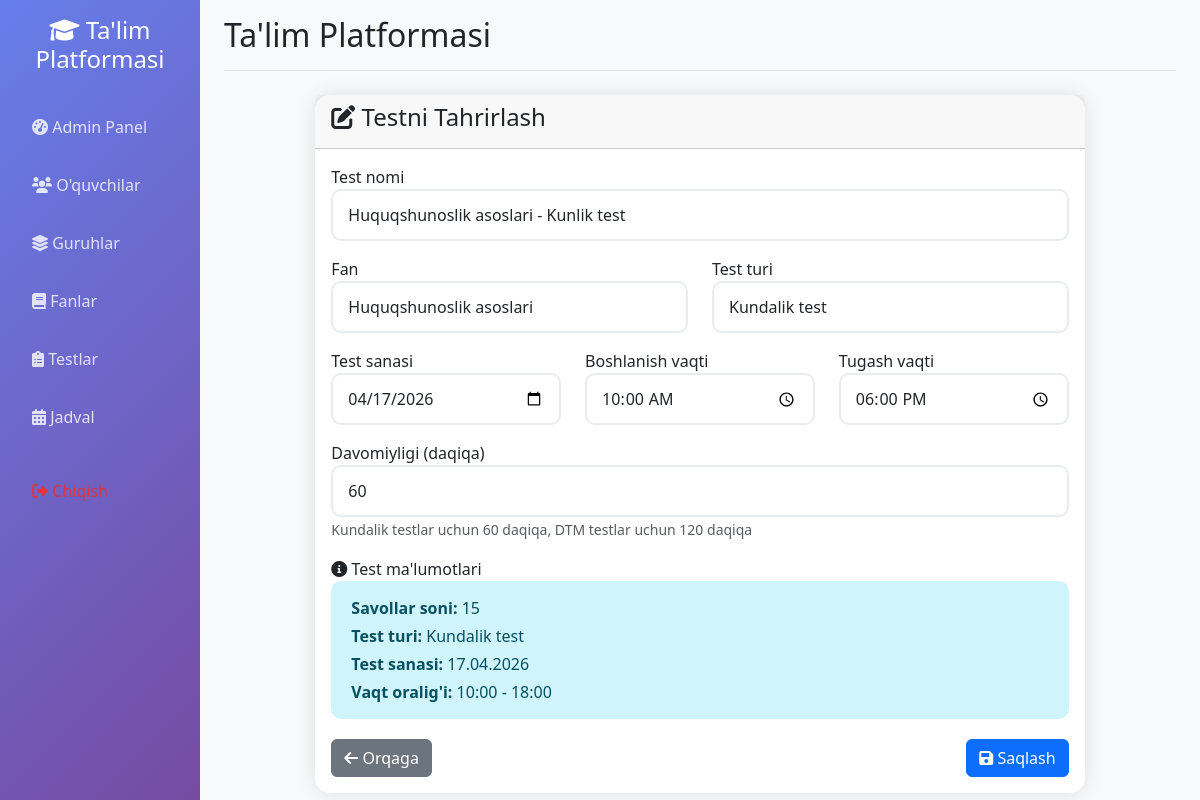
The app's page /admin/edit_test/7 (signed in) with its own data.
### app.py (models this page shows)
class Test(db.Model):
    __tablename__ = 'test'
    id = db.Column(db.Integer, primary_key=True)
    title = db.Column(db.String(200), nullable=False)
    subject_id = db.Column(db.Integer, db.ForeignKey('subject.id'), nullable=True)
    test_type = db.Column(db.String(20), nullable=False)  # 'daily', 'dtm', 'comprehensive'
    test_date = db.Column(db.Date, nullable=False)
    start_time = db.Column(db.Time, nullable=False)
    end_time = db.Column(db.Time, nullable=False)
    duration_minutes = db.Column(db.Integer, default=60)
    is_active = db.Column(db.Boolean, default=True)
    questions = db.relationship('Question', backref='test', lazy=True, cascade='all, delete-orphan')
    registrations = db.relationship('TestRegistration', backref='test', lazy=True, cascade='all, delete-orphan')
    results = db.relationship('TestResult', backref='test', lazy=True, cascade='all, delete-orphan')

class Subject(db.Model):
    __tablename__ = 'subject'
    id = db.Column(db.Integer, primary_key=True)
    name = db.Column(db.String(100), unique=True, nullable=False, index=True)
    description = db.Column(db.Text)
    topics = db.relationship('Topic', backref='subject', lazy=True, cascade='all, delete-orphan')
    tests = db.relationship('Test', backref='subject', lazy=True, cascade='all, delete-orphan')
    schedules = db.relationship('Schedule', backref='subject', lazy=True, cascade='all, delete-orphan')

### app.py (the view, shortened to what this page needs)
@app.route('/admin/edit_test/<int:test_id>', methods=['GET', 'POST'])
def admin_edit_test(test_id):
    if not session.get('logged_in', False) or not session.get('is_admin', False):
        return redirect(url_for('login'))
    test = Test.query.get_or_404(test_id)
    subjects = Subject.query.all()
    return render_template('edit_test.html', test=test, subjects=subjects)

### app.py (called while the page is built, shortened)
@app.context_processor
def inject_user():
    class CurrentUser:
        def __init__(self):
            self.is_authenticated = session.get('logged_in', False)
            self.is_admin = session.get('is_admin', False)
            self.is_group_leader = session.get('is_group_leader', False)
            self.username = session.get('username', '')
            self.id = session.get('user_id', None)
    return dict(current_user=CurrentUser(), datetime=datetime)

### templates/edit_test.html (shortened to what this page needs)
{% extends "base.html" %}
{% block content %}
<div class="container mt-4">
    <div class="row justify-content-center">
        <div class="col-md-10">
            <div class="card">
                <div class="card-header">
                    <h4><i class="fas fa-edit"></i> Testni Tahrirlash</h4>
                </div>
                <div class="card-body">
                    <form method="POST">
                        <div class="form-group mb-3">
                            <label for="title">Test nomi</label>
                            <input type="text" class="form-control" id="title" name="title"
                                   value="{{ test.title }}" required>
                        </div>
                        <div class="row">
                            <div class="col-md-6">
                                <div class="form-group mb-3">
                                    <label for="subject_id">Fan</label>
                                    <select class="form-control" id="subject_id" name="subject_id">
                                        {% for subject in subjects %}
                                            <option value="{{ subject.id }}" {% if test.subject_id == subject.id %}selected{% endif %}>
                                                {{ subject.name }}
                                            </option>
                                        {% endfor %}
                                    </select>
                                </div>
                            </div>
                            <div class="col-md-6">
                                <div class="form-group mb-3">
                                    <label for="test_type">Test turi</label>
                                    <select class="form-control" id="test_type" name="test_type" required>
                                        <option value="daily" {% if test.test_type == 'daily' %}selected{% endif %}>Kundalik test</option>
                                    </select>
                                </div>
                            </div>
                        </div>
                        <div class="row">
                            <div class="col-md-4">
                                <div class="form-group mb-3">
                                    <label for="test_date">Test sanasi</label>
                                    <input type="date" class="form-control" id="test_date" name="test_date"
                                           value="{{ test.test_date.strftime('%Y-%m-%d') }}" required>
                                </div>
                            </div>
                            <div class="col-md-4">
                                <div class="form-group mb-3">
                                    <label for="start_time">Boshlanish vaqti</label>
                                    <input type="time" class="form-control" id="start_time" name="start_time"
                                           value="{{ test.start_time.strftime('%H:%M') if test.start_time else '' }}" required>
                                </div>
                            </div>
                            <div class="col-md-4">
                                <div class="form-group mb-3">
                                    <label for="end_time">Tugash vaqti</label>
                                    <input type="time" class="form-control" id="end_time" name="end_time"
                                           value="{{ test.end_time.strftime('%H:%M') if test.end_time else '' }}" required>
                                </div>
                            </div>
                        </div>
                        <div class="form-group mb-3">
                            <label for="duration_minutes">Davomiyligi (daqiqa)</label>
                            <input type="number" class="form-control" id="duration_minutes" name="duration_minutes"
                                   value="{{ test.duration_minutes }}" min="1" required>
                            <small class="form-text text-muted">Kundalik testlar uchun 60 daqiqa, DTM testlar uchun 120 daqiqa</small>
                        </div>
                        <div class="form-group mb-3">
                            <label><i class="fas fa-info-circle"></i> Test ma'lumotlari</label>
                            <div class="alert alert-info">
                                <p class="mb-1"><strong>Savollar soni:</strong> {{ test.questions|length }}</p>
                                <p class="mb-1"><strong>Test turi:</strong>
                                    {% if test.test_type == 'daily' %}
                                        Kundalik test
                                    {% elif test.test_type == 'dtm' %}
                                        DTM test
                                    {% else %}
                                        Komprehensiv test
                                    {% endif %}
                                </p>
                                <p class="mb-1"><strong>Test sanasi:</strong> {{ test.test_date.strftime('%d.%m.%Y') }}</p>
                                <p class="mb-0"><strong>Vaqt oralig'i:</strong>
                                    {{ test.start_time.strftime('%H:%M') }} - {{ test.end_time.strftime('%H:%M') }}
                                </p>
                            </div>
                        </div>
                        <div class="d-flex justify-content-between">
                            <a href="{{ url_for('admin_tests') }}" class="btn btn-secondary">
                                <i class="fas fa-arrow-left"></i> Orqaga
                            </a>
                            <button type="submit" class="btn btn-primary">
                                <i class="fas fa-save"></i> Saqlash
                            </button>
                        </div>
                    </form>
                </div>
            </div>
        </div>
    </div>
</div>
{% endblock %}

### static/css/enhanced_ui.css (style rules this page uses)
.btn-enhanced { position: relative; overflow: hidden; transition: all 0.3s ease; }
.card-enhanced { border: none; box-shadow: 0 10px 30px rgba(0, 0, 0, 0.1); transition: all 0.3s ease; }
.form-control-enhanced { border: 2px solid #e9ecef; border-radius: 10px; padding: 12px 15px; transition: all 0.3s ease; }
.alert-enhanced { border: none; border-radius: 10px; padding: 15px 20px; margin-bottom: 20px; animation: slideInDown 0.5s ease; }

### templates/base.html (style rules this page uses)
.card { border: none; border-radius: 15px; box-shadow: 0 0 20px rgba(0,0,0,0.1); transition: transform 0.3s; }

### records on screen
Test: title "Huquqshunoslik asoslari - Kunlik test", subject_id "Huquqshunoslik asoslari", test_type "Kundalik test", test_date "04/17/2026", start_time "10:00", end_time "18:00", duration_minutes "60", test_date "17.04.2026"

### other values on screen
{{ test.questions|length }} "15"
